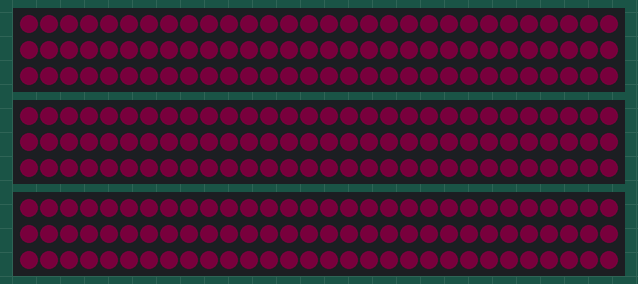
A sketch run on a simulated Arduino Uno, built with avr-gcc and run on an emulated ATmega328P. On the bench: 3 × 90 RGB LEDs in strip order, left to right, continuing on the next row. Dim RGB values are drawn brighter than linear; random numbers use the default seed unless the sketch sets one.

Above: at 0.19 s.
At 9.91 s:
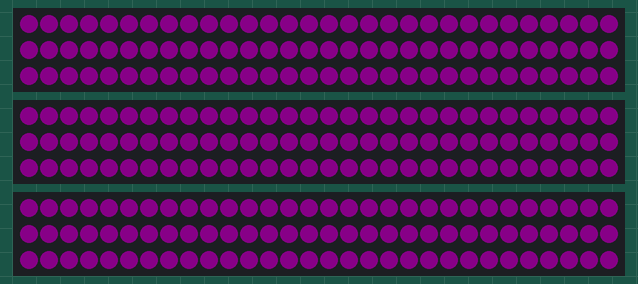
At 16.86 s:
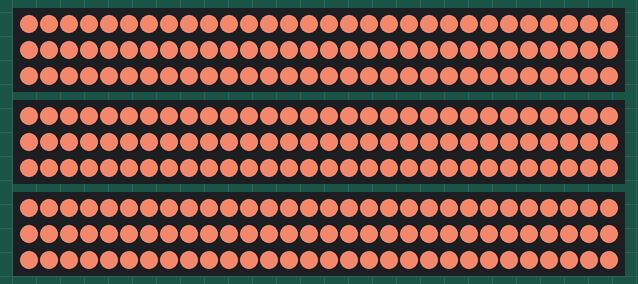
At 19.2 s:
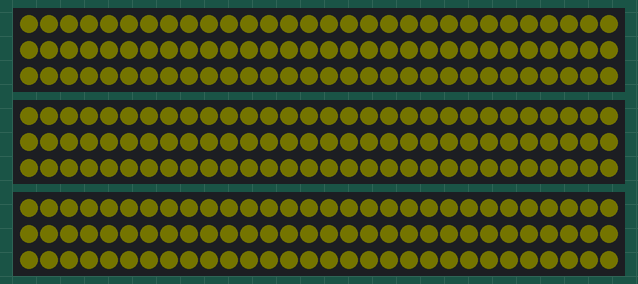
At 28.79 s:
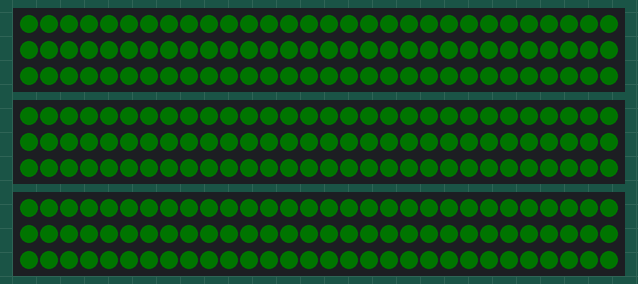
At 38.82 s:
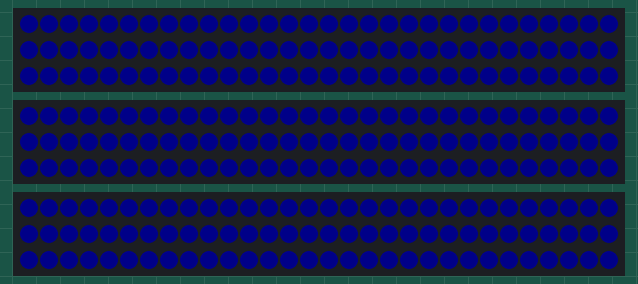

The sketch:

SpacePods.ino
```cpp
/*
// Based on Adafruit Neopixel example https://github.com/adafruit/Adafruit_NeoPixel

// Parameter 1 = number of pixels in strip
// Parameter 2 = pin number (most are valid)
// Parameter 3 = pixel type flags, add together as needed:
//   NEO_KHZ800  800 KHz bitstream (most NeoPixel products w/WS2812 LEDs)
//   NEO_KHZ400  400 KHz (classic 'v1' (not v2) FLORA pixels, WS2811 drivers)
//   NEO_GRB     Pixels are wired for GRB bitstream (most NeoPixel products)
//   NEO_RGB     Pixels are wired for RGB bitstream (v1 FLORA pixels, not v2)

/*
State machine:
Pulsing - random period & duration every 30 sec
every 15 sec - random Start-End -> crawl there
*/


#include <Adafruit_NeoPixel.h>

//just for the beginning, later I'll might divide it to 3 pins so
//we won't have data wires between the led strips
#define PIN1 6
#define PIN2 7
#define PIN3 8
#define pirPin 15

#define RED    0xFF0000
#define BLCK   0x000000
#define PUR    0xFF00FF
#define GREEN  0x00FF00
#define BLUE   0x0000FF
#define YELLOW 0xFFFF00
#define PINK   0xFF1088
#define ORANGE 0xE05800
#define WHITE1 0xFFFFFF

//number of LED per srip is 180 -
// 30 LED per meter, each arc is 3 meters, 3 strips in total = 9 meters = 270 LEDs
const int ledsPerStrip = 90;

Adafruit_NeoPixel strip1 = Adafruit_NeoPixel(ledsPerStrip, PIN1, NEO_GRB + NEO_KHZ800);
Adafruit_NeoPixel strip2 = Adafruit_NeoPixel(ledsPerStrip, PIN2, NEO_GRB + NEO_KHZ800);
Adafruit_NeoPixel strip3 = Adafruit_NeoPixel(ledsPerStrip, PIN3, NEO_GRB + NEO_KHZ800);

int periodePulse = random(3000,6000);
int displacePulse = random(1000,3000);
long time=0;

uint32_t color_value;

bool movementDetected = false;

byte ambientR;
byte ambientG;
byte ambientB;

int divider= 1;

unsigned long randomTimeDelaysec = 10000; // 10 sec
unsigned long randomCountTime = 0;

unsigned long pirTimeDelaysec = 100; // 10 sec
unsigned long pirCountTime = 0;

unsigned long movementTimeDelaysec = 10000; // 10 sec
unsigned long movementCountTime = 0;

unsigned long changeColor = 0;

unsigned long periodeAmbientR = 0;
unsigned long displaceAmbientR = 0;
unsigned long periodeAmbientG = 0;
unsigned long displaceAmbientG = 0;
unsigned long periodeAmbientB = 0;
unsigned long displaceAmbientB = 0;

void colorWipe(int startLED, int endLED, int colorR,int colorG,int colorB)
{
  //kill all the leds
  for (int i=0; i < ledsPerStrip; i++)
  {
    strip1.setPixelColor(i, BLCK);
    strip2.setPixelColor(i, BLCK);
    strip3.setPixelColor(i, BLCK);
  }
  //light just one one we need
  for (int i=0; i < ledsPerStrip; i++)
  {
    strip1.setPixelColor(i, colorR,colorG,colorB);
    strip2.setPixelColor(i, colorR,colorG,colorB);
    strip3.setPixelColor(i, colorR,colorG,colorB);
  }
}

void randomPeriodDisplace()
{
  periodeAmbientR = random(30000,60000);
  displaceAmbientR = random(10000,30000);
  periodeAmbientG = random(30000,60000);
  displaceAmbientG = random(10000,30000);
  periodeAmbientB = random(30000,60000);
  displaceAmbientB = random(10000,30000);
}

void setup()
{
  //create a "real" random numbers
  randomSeed(analogRead(0));

  pinMode(pirPin, INPUT);

  digitalWrite(pirPin, LOW);

  //first run on random
  randomPeriodDisplace();

  //starting the program - kill all the lights - make them dark (0,0,0)
  colorWipe(0,ledsPerStrip-1, 0, 0, 0);

  strip1.begin();
  strip1.show(); // Initialize all pixels to 'off'
  strip2.begin();
  strip2.show(); // Initialize all pixels to 'off'
  strip3.begin();
  strip3.show(); // Initialize all pixels to 'off'

}

void loop()
{
/*
  if ((abs(millis() - randomCountTime) > randomTimeDelaysec))
  {
    randomPeriodDisplace();
    randomCountTime = millis();
    randomTimeDelaysec = random(6000,20000);
  }

  //if during the last pirTimeDelaysec movement detected shine bright, if not just check
  if ((abs(millis() - pirCountTime) > pirTimeDelaysec) and movementDetected == false)
  {
    if (digitalRead(pirPin) == LOW)
    {
      movementDetected = true;
    }

    randomCountTime = millis();
  }

  //10 seconds after movement check set the checking var to false in order to be able to check again
  if ((abs(millis() - movementCountTime) > movementTimeDelaysec) and movementDetected == true)
  {
    movementDetected = false;
    movementCountTime = millis();
  }
*/
  //smart cos fade of the leds
  time=millis();

  //when movement is detected raise the brightness
  //if (movementDetected)
  //  color_value = 128+127*cos(2*PI/periodePulse*(displacePulse-time))/2;
  //else
    color_value = 128+127*cos(2*PI/periodePulse*(displacePulse-time));

  //constant ambeint random light
  ambientR = 128+127*cos(2*PI/periodeAmbientR*(displaceAmbientR-time));
  ambientG = 128+127*cos(2*PI/periodeAmbientG*(displaceAmbientG-time));
  ambientB = 128+127*cos(2*PI/periodeAmbientB*(displaceAmbientB-time));

  //write the colors
  colorWipe(0,ledsPerStrip,ambientR,ambientG,ambientB);


  //brightness
  strip1.setBrightness(color_value);
  strip1.show();
  strip2.setBrightness(color_value);
  strip2.show();
  strip3.setBrightness(color_value);
  strip3.show();


}
```
